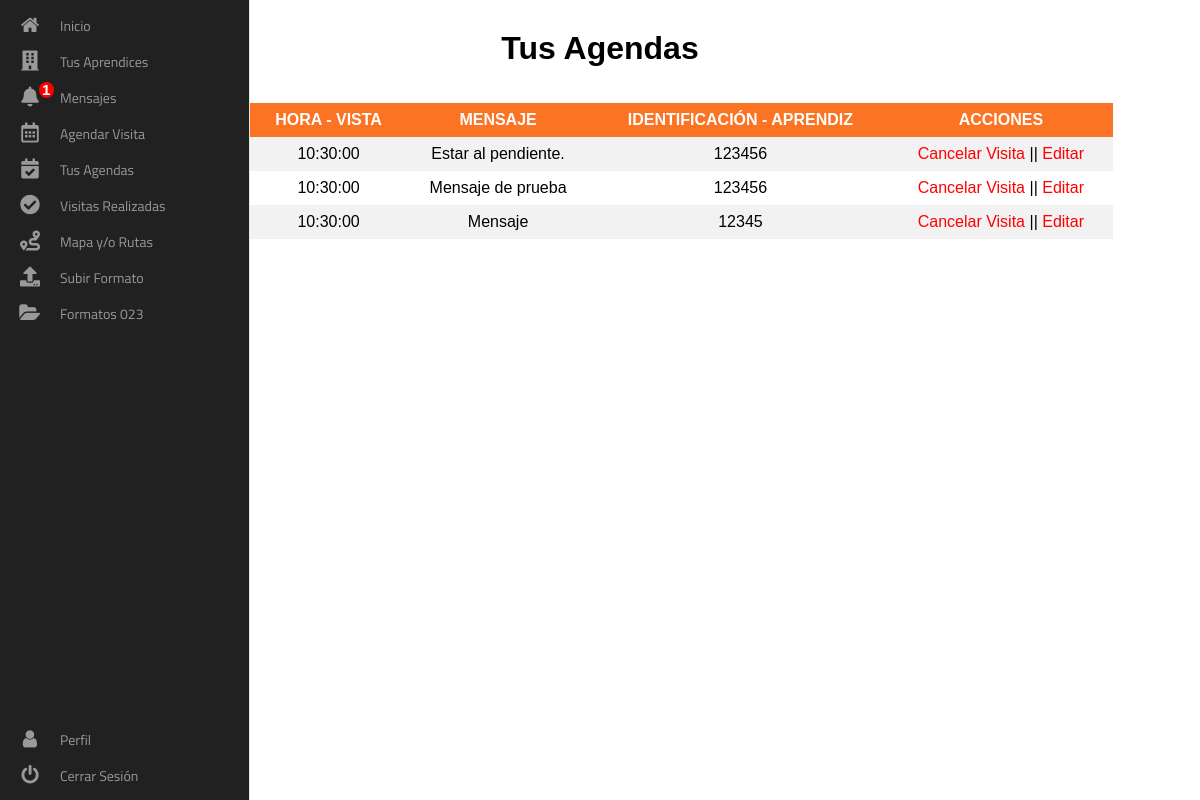
Screenshot of /views/instructor/agendas (signed in) with the database file from the repository.
### tables this page shows
CREATE TABLE IF NOT EXISTS `tbl_citacion` (
  `id_citacion` int(10) NOT NULL AUTO_INCREMENT,
  `fecha` date DEFAULT NULL,
  `hora` time DEFAULT NULL,
  `id_a` varchar(10) DEFAULT NULL,
  `mensaje` varchar(70) DEFAULT NULL,
  `correo_jefe` varchar(50) NOT NULL,
  `id_instructor` varchar(10) DEFAULT NULL,
  `leido` int(1) NOT NULL,
  PRIMARY KEY (`id_citacion`),
  KEY `id_instructor` (`id_instructor`)
);

### views/instructor/agendas.php (the view, shortened to what this page needs)
<?php
    $id = $_SESSION['instructor'];
    if(!isset($id)){
        header("location:../../");
    } else {
?>
    <!DOCTYPE html>
    <html lang="en">
    <head>
        <link rel="stylesheet" href="../../assets/icons/css/all.min.css" />
        <link rel="stylesheet" href="css/tables.css" />
    </head>
    <body>
        <?php require_once './header/header.php'; ?>
        <main>
            <h1>Tus Agendas</h1>
            <br /><br />
        <center>
            <table class="table">
                <tr>
                    <th>Fecha - Visita</th>
                    <th>Hora - Vista</th>
                    <th>Mensaje</th>
                    <th>Identificación - Aprendiz</th>
                    <th>Acciones</th>
                </tr>
                <tr>
            <?php
                    include '../../database/conexion.php';
                    $sql = mysqli_query($conexion, "SELECT * FROM tbl_citacion WHERE id_instructor = '$id' ORDER BY id_citacion DESC");
                        while ($fila = mysqli_fetch_array($sql)) {
                    ?>
                            <td><?=$fila['fecha']?></td>
                            <td><?=$fila['hora']?></td>
                            <td><?=$fila['mensaje']?></td>
                            <td><?=$fila['id_a']?></td>
                            <td><a href="includes/cancelarVisita.php?id_citacion=<?=$fila['id_citacion']?>">Cancelar Visita</a> ||
                            <a href="editarVisita?id_citacion=<?php echo $fila['id_citacion'] ?>">Editar</a></td>
                        </tr>
                        <?php } ?>
            </table>
        </center>
        </main>
</html>
<?php } ?>

### views/instructor/css/tables.css (style rules this page uses)
table { text-align: center; border-collapse: collapse; width: 90%; padding: 50px; }
th, td { text-align: center; padding: 8px; }
tr:nth-child(even) { background-color: #f2f2f2 }
th { background-color: #FC7323; color: white; text-transform: uppercase; }
td > a { text-decoration: none; color: red; }

### views/instructor/css/estilos.css (style rules this page uses)
* { margin: 0; padding: 0; box-sizing: border-box; font-family: sans-serif; }
main { text-align: center; padding: 30px; }

### rows the page displays
tbl_citacion: hora "10:30:00", mensaje "Estar al pendiente.", id_a "123456"
tbl_citacion: hora "10:30:00", mensaje "Mensaje de prueba", id_a "123456"
tbl_citacion: hora "10:30:00", mensaje "Mensaje", id_a "12345"

### other values shown
$num "1"
